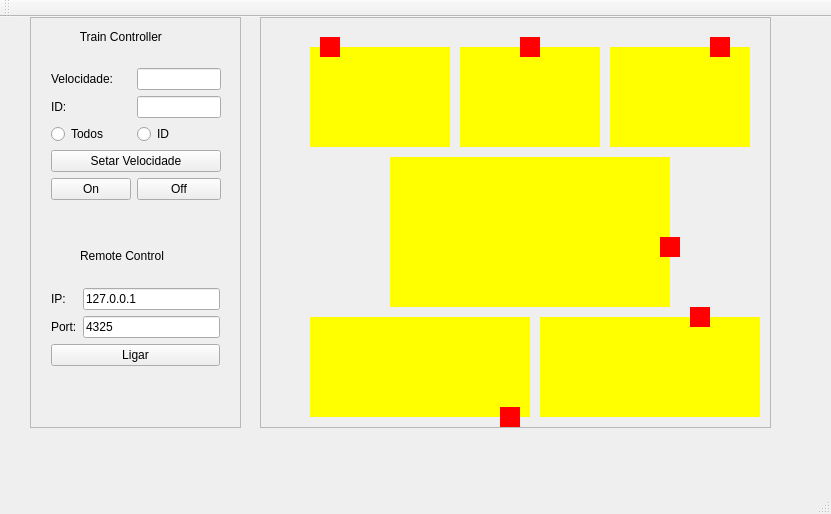
<?xml version="1.0" encoding="UTF-8"?>
<ui version="4.0">
 <class>MainWindow</class>
 <widget class="QMainWindow" name="MainWindow">
  <property name="geometry">
   <rect>
    <x>0</x>
    <y>0</y>
    <width>831</width>
    <height>514</height>
   </rect>
  </property>
  <property name="windowTitle">
   <string>MainWindow</string>
  </property>
  <widget class="QWidget" name="centralWidget">
   <widget class="QFrame" name="frame">
    <property name="geometry">
     <rect>
      <x>260</x>
      <y>0</y>
      <width>511</width>
      <height>411</height>
     </rect>
    </property>
    <property name="frameShape">
     <enum>QFrame::StyledPanel</enum>
    </property>
    <property name="frameShadow">
     <enum>QFrame::Raised</enum>
    </property>
    <widget class="QLabel" name="labelTrem04">
     <property name="geometry">
      <rect>
       <x>400</x>
       <y>220</y>
       <width>20</width>
       <height>20</height>
      </rect>
     </property>
     <property name="styleSheet">
      <string notr="true">background-color: red</string>
     </property>
     <property name="text">
      <string/>
     </property>
    </widget>
    <widget class="QLabel" name="labelTrem02">
     <property name="geometry">
      <rect>
       <x>260</x>
       <y>20</y>
       <width>20</width>
       <height>20</height>
      </rect>
     </property>
     <property name="styleSheet">
      <string notr="true">background-color: red</string>
     </property>
     <property name="text">
      <string/>
     </property>
    </widget>
    <widget class="QLabel" name="labelTrilho01">
     <property name="geometry">
      <rect>
       <x>50</x>
       <y>30</y>
       <width>140</width>
       <height>100</height>
      </rect>
     </property>
     <property name="styleSheet">
      <string notr="true">background-color: yellow</string>
     </property>
     <property name="text">
      <string/>
     </property>
    </widget>
    <widget class="QLabel" name="labelTrem06">
     <property name="geometry">
      <rect>
       <x>430</x>
       <y>290</y>
       <width>20</width>
       <height>20</height>
      </rect>
     </property>
     <property name="styleSheet">
      <string notr="true">background-color: red</string>
     </property>
     <property name="text">
      <string/>
     </property>
    </widget>
    <widget class="QLabel" name="labelTrilho02">
     <property name="geometry">
      <rect>
       <x>200</x>
       <y>30</y>
       <width>140</width>
       <height>100</height>
      </rect>
     </property>
     <property name="styleSheet">
      <string notr="true">background-color: yellow</string>
     </property>
     <property name="text">
      <string/>
     </property>
    </widget>
    <widget class="QLabel" name="labelTrilho06">
     <property name="geometry">
      <rect>
       <x>280</x>
       <y>300</y>
       <width>220</width>
       <height>100</height>
      </rect>
     </property>
     <property name="styleSheet">
      <string notr="true">background-color: yellow</string>
     </property>
     <property name="text">
      <string/>
     </property>
    </widget>
    <widget class="QLabel" name="labelTrilho03">
     <property name="geometry">
      <rect>
       <x>350</x>
       <y>30</y>
       <width>140</width>
       <height>100</height>
      </rect>
     </property>
     <property name="styleSheet">
      <string notr="true">background-color: yellow</string>
     </property>
     <property name="text">
      <string/>
     </property>
    </widget>
    <widget class="QLabel" name="labelTrem01">
     <property name="geometry">
      <rect>
       <x>60</x>
       <y>20</y>
       <width>20</width>
       <height>20</height>
      </rect>
     </property>
     <property name="styleSheet">
      <string notr="true">background-color: red</string>
     </property>
     <property name="text">
      <string/>
     </property>
    </widget>
    <widget class="QLabel" name="labelTrilho05">
     <property name="geometry">
      <rect>
       <x>50</x>
       <y>300</y>
       <width>220</width>
       <height>100</height>
      </rect>
     </property>
     <property name="styleSheet">
      <string notr="true">background-color: yellow</string>
     </property>
     <property name="text">
      <string/>
     </property>
    </widget>
    <widget class="QLabel" name="labelTrem05">
     <property name="geometry">
      <rect>
       <x>240</x>
       <y>390</y>
       <width>20</width>
       <height>20</height>
      </rect>
     </property>
     <property name="styleSheet">
      <string notr="true">background-color: red</string>
     </property>
     <property name="text">
      <string/>
     </property>
    </widget>
    <widget class="QLabel" name="labelTrilho04">
     <property name="geometry">
      <rect>
       <x>130</x>
       <y>140</y>
       <width>280</width>
       <height>150</height>
      </rect>
     </property>
     <property name="styleSheet">
      <string notr="true">background-color: yellow</string>
     </property>
     <property name="text">
      <string/>
     </property>
    </widget>
    <widget class="QLabel" name="labelTrem03">
     <property name="geometry">
      <rect>
       <x>450</x>
       <y>20</y>
       <width>20</width>
       <height>20</height>
      </rect>
     </property>
     <property name="styleSheet">
      <string notr="true">background-color: red</string>
     </property>
     <property name="text">
      <string/>
     </property>
    </widget>
    <zorder>labelTrilho01</zorder>
    <zorder>labelTrilho02</zorder>
    <zorder>labelTrilho06</zorder>
    <zorder>labelTrilho03</zorder>
    <zorder>labelTrem01</zorder>
    <zorder>labelTrilho05</zorder>
    <zorder>labelTrem05</zorder>
    <zorder>labelTrilho04</zorder>
    <zorder>labelTrem03</zorder>
    <zorder>labelTrem04</zorder>
    <zorder>labelTrem06</zorder>
    <zorder>labelTrem02</zorder>
   </widget>
   <widget class="QFrame" name="frame_2">
    <property name="geometry">
     <rect>
      <x>30</x>
      <y>0</y>
      <width>211</width>
      <height>411</height>
     </rect>
    </property>
    <property name="frameShape">
     <enum>QFrame::StyledPanel</enum>
    </property>
    <property name="frameShadow">
     <enum>QFrame::Raised</enum>
    </property>
    <widget class="QWidget" name="formLayoutWidget">
     <property name="geometry">
      <rect>
       <x>10</x>
       <y>40</y>
       <width>192</width>
       <height>179</height>
      </rect>
     </property>
     <layout class="QFormLayout" name="formLayout">
      <item row="0" column="0">
       <widget class="QLabel" name="label">
        <property name="text">
         <string>Velocidade:</string>
        </property>
       </widget>
      </item>
      <item row="0" column="1">
       <widget class="QLineEdit" name="velLine"/>
      </item>
      <item row="1" column="0">
       <widget class="QLabel" name="label_2">
        <property name="text">
         <string>ID:</string>
        </property>
       </widget>
      </item>
      <item row="1" column="1">
       <widget class="QLineEdit" name="idLine"/>
      </item>
      <item row="2" column="0">
       <widget class="QRadioButton" name="allButton">
        <property name="text">
         <string>Todos</string>
        </property>
       </widget>
      </item>
      <item row="2" column="1">
       <widget class="QRadioButton" name="idButton">
        <property name="text">
         <string>ID</string>
        </property>
       </widget>
      </item>
      <item row="3" column="0" colspan="2">
       <widget class="QPushButton" name="velButton">
        <property name="text">
         <string>Setar Velocidade</string>
        </property>
       </widget>
      </item>
      <item row="4" column="0">
       <widget class="QPushButton" name="enableButton">
        <property name="text">
         <string>On</string>
        </property>
       </widget>
      </item>
      <item row="4" column="1">
       <widget class="QPushButton" name="disableButton">
        <property name="text">
         <string>Off</string>
        </property>
       </widget>
      </item>
     </layout>
    </widget>
    <widget class="QLabel" name="label_3">
     <property name="geometry">
      <rect>
       <x>40</x>
       <y>10</y>
       <width>121</width>
       <height>20</height>
      </rect>
     </property>
     <property name="text">
      <string>   Train Controller</string>
     </property>
    </widget>
    <widget class="QWidget" name="formLayoutWidget_2">
     <property name="geometry">
      <rect>
       <x>10</x>
       <y>260</y>
       <width>191</width>
       <height>141</height>
      </rect>
     </property>
     <layout class="QFormLayout" name="formLayout_2">
      <item row="2" column="0" colspan="2">
       <widget class="QPushButton" name="serverOn">
        <property name="text">
         <string>Ligar</string>
        </property>
       </widget>
      </item>
      <item row="0" column="0">
       <widget class="QLabel" name="label_4">
        <property name="text">
         <string>IP:</string>
        </property>
       </widget>
      </item>
      <item row="0" column="1">
       <widget class="QLineEdit" name="ipText">
        <property name="text">
         <string>127.0.0.1</string>
        </property>
       </widget>
      </item>
      <item row="1" column="0">
       <widget class="QLabel" name="label_5">
        <property name="text">
         <string>Port:</string>
        </property>
       </widget>
      </item>
      <item row="1" column="1">
       <widget class="QLineEdit" name="portText">
        <property name="text">
         <string>4325</string>
        </property>
       </widget>
      </item>
     </layout>
    </widget>
    <widget class="QLabel" name="label_6">
     <property name="geometry">
      <rect>
       <x>50</x>
       <y>230</y>
       <width>121</width>
       <height>17</height>
      </rect>
     </property>
     <property name="text">
      <string>Remote Control</string>
     </property>
    </widget>
   </widget>
  </widget>
  <widget class="QMenuBar" name="menuBar">
   <property name="geometry">
    <rect>
     <x>0</x>
     <y>0</y>
     <width>831</width>
     <height>20</height>
    </rect>
   </property>
  </widget>
  <widget class="QToolBar" name="mainToolBar">
   <attribute name="toolBarArea">
    <enum>TopToolBarArea</enum>
   </attribute>
   <attribute name="toolBarBreak">
    <bool>false</bool>
   </attribute>
  </widget>
  <widget class="QStatusBar" name="statusBar"/>
 </widget>
 <layoutdefault spacing="6" margin="11"/>
 <resources/>
 <connections/>
</ui>
